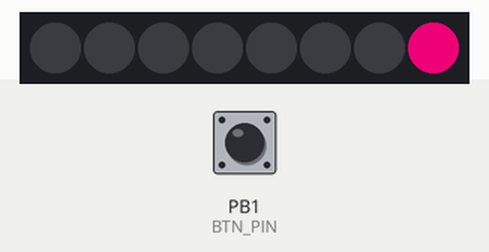
The sketch below on a simulated ATtiny85, built with avr-gcc and run on an emulated ATtiny85. Parts: 8 RGB LEDs in strip order, left to right. The inputs (shaded band) are chosen by the test bench; at power-on: PB1 (BTN_PIN) LOW. Dim RGB values are drawn brighter than linear; random numbers use the default seed unless the sketch sets one.

Above: at 1.2 s.
1.3 s: PB1 (BTN_PIN) pulled HIGH for 1 s
At 2.28 s:
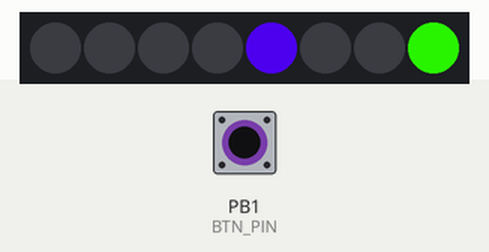
2.9 s: PB1 (BTN_PIN) pulled HIGH for 0.15 s
At 3.35 s:
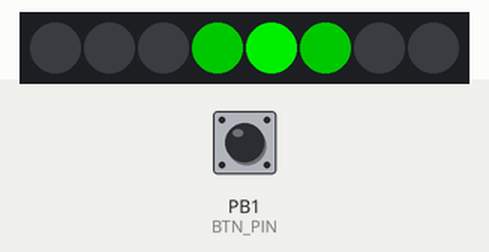
3.6 s: PB1 (BTN_PIN) pulled HIGH for 3.2 s
At 4.34 s:
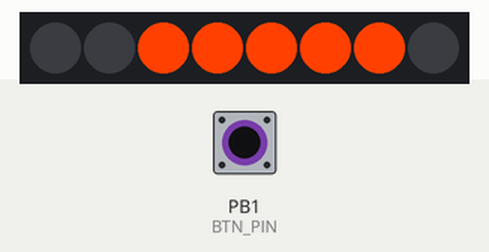
7.4 s: PB1 (BTN_PIN) pulled HIGH for 1 s
At 8.1 s:
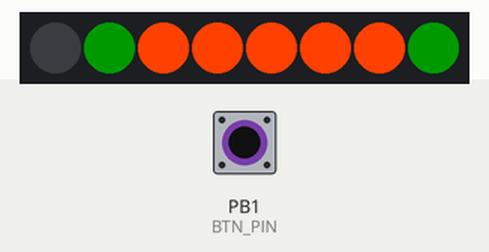
9.0 s: PB1 (BTN_PIN) pulled HIGH for 1 s
At 9.7 s:
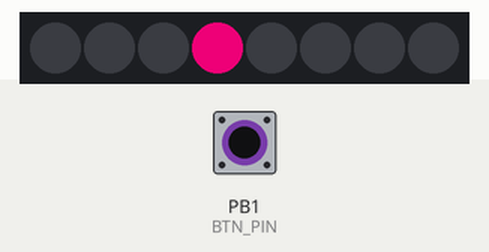
10.6 s: PB1 (BTN_PIN) pulled HIGH for 0.15 s
At 11.36 s:
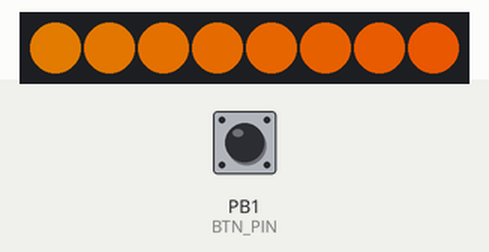
Timing chart, 0 to 14.2 s (numbered marks = the images above; inputs shaded):
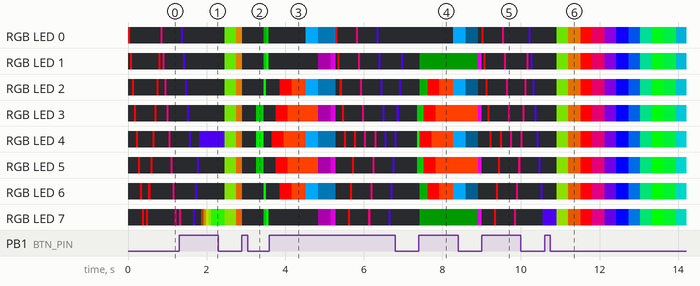

The sketch:

atTiny_NeoPixels.ino
```cpp
#include <Adafruit_NeoPixel.h>
/*
 WS2811/Neopixel pattern switcher for ATtiny85 (and Arduino)
 Requires Adafruit NeoPixel Library
 WS2811 Signal, Digital Pin 4
 Button, Digital Pin 0
 GPL v3
*/

// Define
#define NUM_LEDS 8
#define DATA_PIN 0
#define BTN_PIN 1
#define BTN_DELAY 250
#define NUM_PATTERNS 10
#define CTR_THRESH 16

// Init Vars
uint8_t j = 0;
uint8_t pattern=1;
uint8_t buttonState=0;
uint8_t lastPix=0;
uint8_t myPix=0;
uint8_t direction=1;
uint8_t counter=0;
uint8_t colors[3];
uint32_t setColor=0;
unsigned long mark;

// Start Strip
Adafruit_NeoPixel strip = Adafruit_NeoPixel(NUM_LEDS, DATA_PIN, NEO_GRB + NEO_KHZ800);

void setup() {
    pinMode(BTN_PIN, INPUT);
    strip.begin();
    strip.show(); // Initialize all pixels to 'off'
}

void loop() {
    // if button pressed, advance, set mark
    chkBtn(digitalRead(BTN_PIN));

    // if pattern greater than #pattern reset
    if (pattern > NUM_PATTERNS) { pattern = 1; }

    // choose a pattern
    pickPattern(pattern);

    // set direction
    if (direction == 1) { j++;  } else {  j--; }

    if (j > 254) { direction = 0; }
    if (j < 1) { direction = 1; }

}

/* pick a pattern */
void pickPattern(uint8_t var) {
      switch (var) {
        case 1:
          // scanner, color and delay - RGB
          scanner(strip.Color(255,0,0),50);
          scanner(strip.Color(200,0,100),50);
          scanner(strip.Color(64,0,200),50);
        break;
        case 2:
          // color wipe random RGB
          colorWipe(strip.Color(random(255), random(255), random(255)),50);
        break;
        case 3:
          // color wave - Hue/Sat/Bright
          // hue low (0-359), high (0-359),rate,extra delay
          wavey(200,240,0.06,0);
        break;
        case 4:
          // rainbow firefly, 1px at random
          colorFirefly(60);
          counter++;
        break;
        case 5:
          // rainbow solid
          rainbow(10);
          counter++;
        break;
        case 6:
           // bounce in and out
           // tail len, counter, delay
           bounceInOut(4,counter,20);
           counter++;
        break;
        case 7:
           // color wipe from center
           colorWipeCenter(strip.Color(255,0,0),100);
           colorWipeCenter(strip.Color(255,64,0),100);
        break;
        case 8:
           // solid color
           colorFast(strip.Color(255,255,255),0);
        break;
        case 9:
          // fade even or odd
          // 0-359 Hue value, even/odd, delay
          fadeEveOdd(200,0,20);
          fadeEveOdd(300,1,20);
        break;
        case 10:
          // show rainbow
          rainbowCycle(10);
         break;
      }
}

/* check button state */
boolean chkBtn(int buttonState) {
   if (buttonState == HIGH && (millis() - mark) > BTN_DELAY) {
       j = 0;
       mark = millis();
       pattern++;
       return true;
    }
    else { return false; }
}

void colorFirefly(int wait) {
        if(myPix != lastPix) {
          if(counter<CTR_THRESH) {
            float colorV = sin((6.28/30)*(float)(counter)) *255;
            HSVtoRGB((359/CTR_THRESH)*counter, 255, colorV, colors);
            strip.setPixelColor(myPix, colors[0], colors[1], colors[2]);
           strip.show();
           delay(wait);
          } else {
            lastPix=myPix;
            counter=0;
            colorFast(0,0);
          }
        } else {
          myPix=random(0,strip.numPixels());
        }

}

// Fill the dots one after the other with a color
// Modified from Neopixel sketch to break on button press

void colorWipe(uint32_t c, uint8_t wait) {
  for(uint16_t i=0; i<strip.numPixels(); i++) {
      if(chkBtn(digitalRead(BTN_PIN))) { break; }
      strip.setPixelColor(i, c);
      strip.show();
      delay(wait);
  }
}

// color wipe from center
void colorWipeCenter(uint32_t c, uint8_t wait) {
  uint8_t mid=strip.numPixels()/2;
  strip.setPixelColor(mid,c);
  for(uint16_t i=0; i<=strip.numPixels()/2; i++) {
      if(chkBtn(digitalRead(BTN_PIN))) { break; }
      strip.setPixelColor(mid+i, c);
      strip.setPixelColor(mid-i, c);
      strip.show();
      delay(wait);
  }
}

// fast version
void colorFast(uint32_t c, uint8_t wait) {
    for (uint16_t i = 0; i < strip.numPixels(); i++) {
        strip.setPixelColor(i, c);
    }
    strip.show();
    delay(wait);
}

// Rainbow Cycle, modified from Neopixel sketch to break on button press
void rainbowCycle(uint8_t wait) {
    uint16_t i;

    //  for(j=0; j<256*5; j++) { // 5 cycles of all colors on wheel
    for (i = 0; i < strip.numPixels(); i++) {
        strip.setPixelColor(i, Wheel(((i * 256 / strip.numPixels()) + j) & 255));
    }
    strip.show();
    delay(wait);
    // }
}

void rainbow(uint8_t wait) {
    uint16_t i;

    //for(j=0; j<256; j++) {
    for (i = 0; i < strip.numPixels(); i++) {
        strip.setPixelColor(i, Wheel((i + j) & 255));
    }
    strip.show();
    delay(wait);
    // }
}

// scanner

void scanner(uint32_t c,uint8_t wait) {
        for(int i=0; i< strip.numPixels(); i++) {
            if(chkBtn(digitalRead(BTN_PIN))) { break; }

            colorFast(0,0);
            strip.setPixelColor(i,c);
            strip.show();
            delay(wait);
        }
        for(int i=strip.numPixels(); i>0; i--) {
           if(chkBtn(digitalRead(BTN_PIN))) { break; }
            colorFast(0,0);
            strip.setPixelColor(i,c);
            strip.show();
            delay(wait);
        }
}

// scanner to midpoint
void bounceInOut(uint8_t num, uint8_t start,uint8_t wait) {
  colorFast(0,0);
  uint8_t color=200;
  for(int q=0; q < num; q++) {
    if(strip.numPixels()-start >= 0 && start < NUM_LEDS) {
          strip.setPixelColor(start+q, strip.Color(0,color,0));
          strip.setPixelColor(strip.numPixels()-start-q, strip.Color(0,color,0));
      }
    color=round(color/2.0);
    strip.show();
    delay(wait);
  }
  if(counter > strip.numPixels()) { counter=0; }
}

void fadeEveOdd(int c1,byte rem,uint8_t wait) {
              for(int j=0; j < CTR_THRESH; j++) {
                      for(int i=0; i< strip.numPixels(); i++) {
                        if(i % 2== rem) {
                           HSVtoRGB(c1,255,(255/CTR_THRESH)*j,colors);
                           strip.setPixelColor(i,colors[0],colors[1],colors[2]);
                         }
                      }
                      if(chkBtn(digitalRead(BTN_PIN))) { break; }
                      strip.show();
                      delay(wait);
                }
                for(int j=CTR_THRESH; j >= 0; j--) {
                      for(int i=0; i< strip.numPixels(); i++) {
                        if(i % 2== rem) {
                           HSVtoRGB(c1,255,(255/CTR_THRESH)*j,colors);
                           strip.setPixelColor(i,colors[0],colors[1],colors[2]);
                         }
                      }
                     if(chkBtn(digitalRead(BTN_PIN))) { break; }
                      strip.show();
                      delay(wait);
                }
}

// twinkle random number of pixels
void twinkleRand(int num,uint32_t c,uint32_t bg,int wait) {
  // set background
   colorFast(bg,0);
   // for each num
   for (int i=0; i<num; i++) {
     strip.setPixelColor(random(strip.numPixels()),c);
   }
  strip.show();
  delay(wait);
}

// sine wave, low (0-359),high (0-359), rate of change, wait
void wavey(int low,int high,float rt,uint8_t wait) {
  float in,out;
  int diff=high-low;
  int step = diff/strip.numPixels();
  for (in = 0; in < 6.283; in = in + rt) {
       for(int i=0; i< strip.numPixels(); i++) {
           out=sin(in+i*(6.283/strip.numPixels())) * diff + low;
           HSVtoRGB(out,255,255,colors);
           strip.setPixelColor(i,colors[0],colors[1],colors[2]);
       }
           strip.show();
           delay(wait);
           if(chkBtn(digitalRead(BTN_PIN))) { break; }
  }
}

// sine wave, intensity
void waveIntensity(float rt,uint8_t wait) {
  float in,level;
  for (in = 0; in < 6.283; in = in + rt) {
       for(int i=0; i< strip.numPixels(); i++) {
         // sine wave, 3 offset waves make a rainbow!
        level = sin(i+in) * 127 + 128;
        // set color level
        strip.setPixelColor(i,(int)level,0,0);
       }
           strip.show();
           delay(wait);
           if(chkBtn(digitalRead(BTN_PIN))) { break; }
  }
}

// helpers

uint32_t Wheel(byte WheelPos) {
    if (WheelPos < 85) {
        return strip.Color(WheelPos * 3, 255 - WheelPos * 3, 0);
    } else if (WheelPos < 170) {
        WheelPos -= 85;
        return strip.Color(255 - WheelPos * 3, 0, WheelPos * 3);
    } else {
        WheelPos -= 170;
        return strip.Color(0, WheelPos * 3, 255 - WheelPos * 3);
    }
}


// HSV to RGB colors
// hue: 0-359, sat: 0-255, val (lightness): 0-255
// adapted from http://funkboxing.com/wordpress/?p=1366
void HSVtoRGB(int hue, int sat, int val, uint8_t * colors) {
    int r, g, b, base;
    if (sat == 0) { // Achromatic color (gray).
        colors[0] = val;
        colors[1] = val;
        colors[2] = val;
    } else {
        base = ((255 - sat) * val) >> 8;
        switch (hue / 60) {
        case 0:
            colors[0] = val;
            colors[1] = (((val - base) * hue) / 60) + base;
            colors[2] = base;
            break;
        case 1:
            colors[0] = (((val - base) * (60 - (hue % 60))) / 60) + base;
            colors[1] = val;
            colors[2] = base;
            break;
        case 2:
            colors[0] = base;
            colors[1] = val;
            colors[2] = (((val - base) * (hue % 60)) / 60) + base;
            break;
        case 3:
            colors[0] = base;
            colors[1] = (((val - base) * (60 - (hue % 60))) / 60) + base;
            colors[2] = val;
            break;
        case 4:
            colors[0] = (((val - base) * (hue % 60)) / 60) + base;
            colors[1] = base;
            colors[2] = val;
            break;
        case 5:
            colors[0] = val;
            colors[1] = base;
            colors[2] = (((val - base) * (60 - (hue % 60))) / 60) + base;
            break;
        }

    }
}
```
